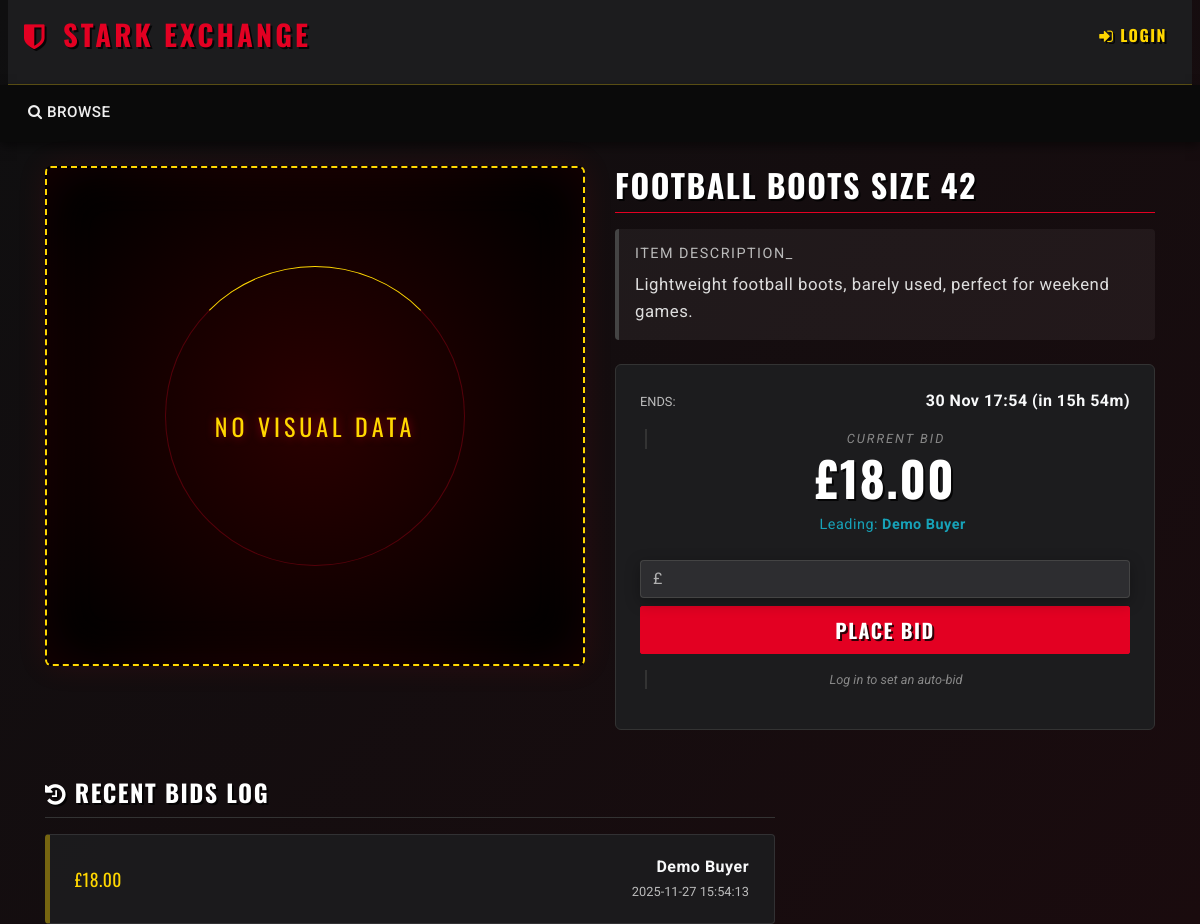
The app's page /listing.php?item_id=2 with its own data.
### tables this page shows
CREATE TABLE auctions (
    auction_id    INT AUTO_INCREMENT PRIMARY KEY,
    item_id       INT NOT NULL,
    seller_id     INT NOT NULL,
    start_price   DECIMAL(10,2) NOT NULL,
    reserve_price DECIMAL(10,2),
    start_date    DATETIME NOT NULL DEFAULT CURRENT_TIMESTAMP,
    end_date      DATETIME NOT NULL,
    winner_id     INT NULL,
    status        ENUM('pending','active','finished','cancelled')
                  NOT NULL DEFAULT 'pending',

    CONSTRAINT fk_auctions_item
        FOREIGN KEY (item_id)
        REFERENCES items(item_id)
        ON DELETE CASCADE
        ON UPDATE CASCADE,

    CONSTRAINT fk_auctions_seller
        FOREIGN KEY (seller_id)
        REFERENCES users(user_id)
        ON DELETE CASCADE
        ON UPDATE CASCADE,

    CONSTRAINT fk_auctions_winner
        FOREIGN KEY (winner_id)
        REFERENCES users(user_id)
        ON DELETE SET NULL
        ON UPDATE CASCADE
);

CREATE TABLE items (
    item_id      INT AUTO_INCREMENT PRIMARY KEY,
    title        VARCHAR(255) NOT NULL,
    description  TEXT,
    
     
    image_path   VARCHAR(255) DEFAULT NULL, 
     

    category_id  INT NOT NULL,
    seller_id    INT NOT NULL,
    created_at   DATETIME NOT NULL DEFAULT CURRENT_TIMESTAMP,

    CONSTRAINT fk_items_category
        FOREIGN KEY (category_id)
        REFERENCES categories(category_id)
        ON DELETE RESTRICT
        ON UPDATE CASCADE,

    CONSTRAINT fk_items_seller
        FOREIGN KEY (seller_id)
        REFERENCES users(user_id)
        ON DELETE CASCADE
        ON UPDATE CASCADE
);

CREATE TABLE users (
    user_id        INT AUTO_INCREMENT PRIMARY KEY,
    name           VARCHAR(100) NOT NULL,
    email          VARCHAR(255) NOT NULL UNIQUE,
    password_hash  VARCHAR(255) NOT NULL,
    role_id        INT NOT NULL,
    created_at     DATETIME NOT NULL DEFAULT CURRENT_TIMESTAMP,

    CONSTRAINT fk_users_role
        FOREIGN KEY (role_id)
        REFERENCES roles(role_id)
        ON DELETE RESTRICT
        ON UPDATE CASCADE
);

CREATE TABLE bids (
    bid_id      INT AUTO_INCREMENT PRIMARY KEY,
    auction_id  INT NOT NULL,
    buyer_id    INT NOT NULL,
    bid_amount  DECIMAL(10,2) NOT NULL,
    bid_time    DATETIME NOT NULL DEFAULT CURRENT_TIMESTAMP,

    CONSTRAINT fk_bids_auction
        FOREIGN KEY (auction_id)
        REFERENCES auctions(auction_id)
        ON DELETE CASCADE
        ON UPDATE CASCADE,

    CONSTRAINT fk_bids_buyer
        FOREIGN KEY (buyer_id)
        REFERENCES users(user_id)
        ON DELETE CASCADE
        ON UPDATE CASCADE
);

### utilities.php (called while the page is built, shortened)
<?php
function get_db() {
    static $conn = null;
    if ($conn === null) {
        $conn = new mysqli(DB_HOST, DB_USER, DB_PASS, DB_NAME);
        $conn->set_charset(DB_CHARSET);
    }
    return $conn;
}
function db_query($sql, $types = '', $params = []) {
    $conn = get_db();
    $stmt = $conn->prepare($sql);
    $stmt->bind_param($types, ...$params);
    if (!$stmt->execute()) {
        die('Execute failed: ' . $stmt->error);
    }
    return $stmt->get_result();
}
function is_logged_in() {
    return isset($_SESSION['user_id']);
}
function current_user_role() {
    return $_SESSION['role_name'] ?? null;
}
function display_time_remaining($interval) {
    if ($interval->days == 0 && $interval->h == 0) {
      $time_remaining = $interval->format('%im %Ss');
    }
    else if ($interval->days == 0) {
      $time_remaining = $interval->format('%hh %im');
    }
    else {
      $time_remaining = $interval->format('%ad %hh');
    }
  return $time_remaining;
}
?>

### listing.php (the view, shortened to what this page needs)
<?php
require_once 'utilities.php';
include_once 'header.php';
$item_id = (int)$_GET['item_id'];
$sql = "
    SELECT
      a.auction_id,
      a.start_price,
      a.end_date,
      a.status,
      a.winner_id,
      i.title,
      i.description,
      i.image_path
    FROM auctions a
    JOIN items i ON a.item_id = i.item_id
    WHERE i.item_id = ?
    ORDER BY a.end_date DESC
    LIMIT 1
";
$result = db_query($sql, 'i', [$item_id]);
$row = $result->fetch_assoc();
$auction_id  = (int)$row['auction_id'];
$title       = $row['title'];
$description = $row['description'];
$start_price = (float)$row['start_price'];
$end_time    = new DateTime($row['end_date']);
$winner_id   = $row['winner_id'] !== null ? (int)$row['winner_id'] : null;
$image_path  = $row['image_path'] ?? null;
$sql_bid = "
    SELECT
      COUNT(*) AS num_bids,
      MAX(bid_amount) AS max_bid
    FROM bids
    WHERE auction_id = ?
";
$result_bid = db_query($sql_bid, 'i', [$auction_id]);
$bid_row = $result_bid->fetch_assoc();
$num_bids = (int)$bid_row['num_bids'];
$max_bid  = $bid_row['max_bid'];
$current_price = ($max_bid === null) ? $start_price : (float)$max_bid;
$current_winner = null;
if ($num_bids > 0) {
    $sql_winner = "
        SELECT u.name
        FROM bids b
        JOIN users u ON b.buyer_id = u.user_id
        WHERE b.auction_id = ?
        ORDER BY b.bid_amount DESC, b.bid_time ASC
        LIMIT 1
    ";
    $result_winner = db_query($sql_winner, 'i', [$auction_id]);
    if ($result_winner && $winner_row = $result_winner->fetch_assoc()) {
        $current_winner = $winner_row['name'];
    }
}
$has_session = is_logged_in();
$paid = false;
$now = new DateTime();
$time_remaining = '';
if ($now < $end_time) {
    $time_to_end = date_diff($now, $end_time);
    $time_remaining = ' (in ' . display_time_remaining($time_to_end) . ')';
}
$sql_history = "
    SELECT
        b.bid_amount,
        b.bid_time,
        u.name
    FROM bids b
    JOIN users u ON b.buyer_id = u.user_id
    WHERE b.auction_id = ?
    ORDER BY b.bid_time DESC
    LIMIT 5
";
$result_history = db_query($sql_history, 'i', [$auction_id]);
$bid_history = [];
if ($result_history && $result_history->num_rows > 0) {
    while ($h = $result_history->fetch_assoc()) {
        $bid_history[] = $h;
    }
}
?>
<div class="container mt-4">
    <div class="row">
        <div class="col-md-6 mb-4">
            <?php
                if (!empty($image_path) && file_exists("images/" . $image_path)) {
                    echo '<div style="border: 2px solid var(--color-accent); border-radius: 6px; overflow: hidden; box-shadow: 0 0 30px rgba(227, 0, 34, 0.2);">';
                    echo '  <img src="images/' . $image_path . '" alt="Item Image" style="width: 100%; height: 500px; object-fit: cover;">';
                    echo '</div>';
                } else {
                    echo '<div class="img-placeholder-lg" style="height: 500px;"></div>';
                }
            ?>
        </div>
        <div class="col-md-6">
            <div class="d-flex justify-content-between align-items-start mb-3 border-bottom pb-2" style="border-color: var(--color-primary) !important;">
                <h2 class="text-uppercase m-0" style="font-family: 'Oswald', sans-serif; color: #fff; letter-spacing: 1px;">
                    <?php echo htmlspecialchars($title); ?>
                </h2>
            </div>
            <div class="item-description p-3 mb-4" style="background: rgba(255,255,255,0.05); border-left: 4px solid #444; border-radius: 4px;">
                <h5 class="text-muted mb-2" style="font-size: 0.9rem; letter-spacing: 1px;">ITEM DESCRIPTION_</h5>
                <div style="color: #ddd; font-size: 1.05rem; line-height: 1.6;">
                    <?php echo nl2br(htmlspecialchars($description)); ?>
                </div>
            </div>
            <div class="bidding-zone p-4" style="background-color: var(--color-bg-secondary); border: 1px solid #333; border-radius: 6px;">
                <?php if ($now > $end_time): ?>
                    <div class="alert alert-dark border-danger text-center font-weight-bold" style="color: #ff6b6b;">
                        This auction ended <?php echo date_format($end_time, 'j M H:i'); ?>
                    </div>
                    <?php if ($has_session && isset($user_id) && $winner_id === $user_id): ?>
                        <?php if (!$paid): ?>
                            <a href="pay.php?auction_id=<?php echo $auction_id; ?>" class="btn btn-success btn-block mt-2">Pay now</a>
                        <?php else: ?>
                            <span class="badge bg-success mt-2 w-100 p-2">Paid</span>
                        <?php endif; ?>
                    <?php endif; ?>
                <?php else: ?>
                    <div class="d-flex justify-content-between align-items-center mb-3">
                        <span class="text-muted text-uppercase small">Ends:</span>
                        <span class="font-weight-bold text-light"><?php echo date_format($end_time, 'j M H:i') . $time_remaining; ?></span>
                    </div>
                    <div class="text-center mb-4">
                        <p class="lead mb-0 text-muted" style="font-size: 0.8rem; letter-spacing: 2px;">CURRENT BID</p>
                        <h1 style="color: var(--color-accent); font-family: 'Oswald', sans-serif; font-size: 3rem; margin: 0;">
                            £<?php echo number_format($current_price, 2); ?>
                        </h1>
                        <?php if ($current_winner): ?>
                            <p class="text-info mb-0" style="font-size: 0.9rem; margin-top: 0.5rem;">
                                <i class="fas fa-trophy"></i> Leading: <strong><?php echo htmlspecialchars($current_winner); ?></strong>
                            </p>
                        <?php endif; ?>
                    </div>
                    <?php if (current_user_role() !== 'seller'): ?>
                    <form method="POST" action="place_bid.php" class="mb-3">
                        <div class="input-group mb-2">
                            <div class="input-group-prepend">
                                <span class="input-group-text border-0" style="background: #333; color: var(--color-accent);">£</span>
                            </div>
                            <input type="number" class="form-control" name="bid_amount"
                                   style="background: #222; color: #fff; border: 1px solid #444;"
                                   step="0.01" min="<?php echo $current_price + 0.01; ?>" required>
                        </div>
                        <button type="submit" class="btn btn-primary btn-lg btn-block" style="font-family: 'Oswald', sans-serif; letter-spacing: 1px;">
                            PLACE BID
                        </button>
                    </form>
                    <?php if ($has_session && current_user_role() !== 'seller'): ?>
                        <div class="card bg-transparent border-0">
                            <div class="card-header p-0 bg-transparent border-0 text-center">
                                <button class="btn btn-link text-muted text-decoration-none small" type="button" data-toggle="collapse" data-target="#collapseAutoBid">
                                    <i class="fa fa-cogs"></i> Set Auto-bid (Advanced)
                                </button>
                            </div>
                            <div id="collapseAutoBid" class="collapse">
                                <div class="card-body p-3 mt-2" style="border: 1px dashed #555; border-radius: 4px; background: rgba(0,0,0,0.2);">
                                    <form method="POST" action="set_autobid.php">
                                        <input type="hidden" name="auction_id" value="<?php echo $auction_id; ?>">
                                        <div class="form-group mb-2">
                                            <label class="small text-muted">Max Amount</label>
                                            <input type="number" class="form-control form-control-sm bg-dark text-light border-secondary" name="max_amount" step="0.01" min="<?php echo $current_price + 0.01; ?>" required>
                                        </div>
                                        <div class="form-group mb-2">
                                            <label class="small text-muted">Step</label>
                                            <input type="number" class="form-control form-control-sm bg-dark text-light border-secondary" name="step" step="0.01" min="0.01" required>
                                        </div>
                                        <button type="submit" class="btn btn-outline-secondary btn-sm btn-block mt-2">Save Auto-bid</button>
                                    </form>
                                </div>
                            </div>
                        </div>
                    <?php else: ?>
                        <p class="text-muted small text-center mt-3">Log in to set an auto-bid</p>
                    <?php endif; ?>
                    <?php else: ?>
                        <div class="alert alert-info text-center" style="background: rgba(23, 162, 184, 0.1); border-color: #17a2b8;">
                            <i class="fa fa-info-circle"></i> Sellers can only browse and view auctions. To place bids, please register as a buyer.
                        </div>
                    <?php endif; ?>
                <?php endif; ?>
            </div>
        </div> </div> <div class="row mt-5">
        <div class="col-md-8">
            <h4 class="text-uppercase mb-3" style="font-family: 'Oswald', sans-serif; color: #aaa; border-bottom: 1px solid #333; padding-bottom: 10px;">
                <i class="fa fa-history"></i> Recent Bids Log
            </h4>
            <?php if (empty($bid_history)): ?>
                <p class="text-muted font-italic">No bids recorded in the database.</p>
            <?php else: ?>
                <ul class="list-group">
                    <?php foreach ($bid_history as $bh): ?>
                        <li class="list-group-item d-flex justify-content-between align-items-center"
                            style="background-color: var(--color-bg-secondary); border-color: #333; color: #ccc;">
                            <span style="font-family: 'Oswald', sans-serif; font-size: 1.1rem; color: var(--color-accent);">
                                £<?php echo number_format((float)$bh['bid_amount'], 2); ?>
                            </span>
                            <div class="text-right">
                                <span class="font-weight-bold text-light"><?php echo htmlspecialchars($bh['name']); ?></span>
                                <br>
                                <small class="text-muted" style="font-family: monospace;">
                                    <?php echo date('Y-m-d H:i:s', strtotime($bh['bid_time'])); ?>
                                </small>
                            </div>
                        </li>
                    <?php endforeach; ?>
                </ul>
            <?php endif; ?>
        </div>
        <div class="col-md-4 text-right">
        </div>
    </div>
</div> <?php include_once "footer.php"; ?>

### records on screen
auctions: item.title "FOOTBALL BOOTS SIZE 42", item.description "Lightweight football boots, barely used, perfect for weekend games.", end_date "30 Nov 17:54", end_date "(in 15h 54m)"
users: name "Demo Buyer"
bids: bid_amount "18.00", buyer.name "Demo Buyer", bid_time "2025-11-27 15:54:13"

### other values on screen
$current_price "18.00"
